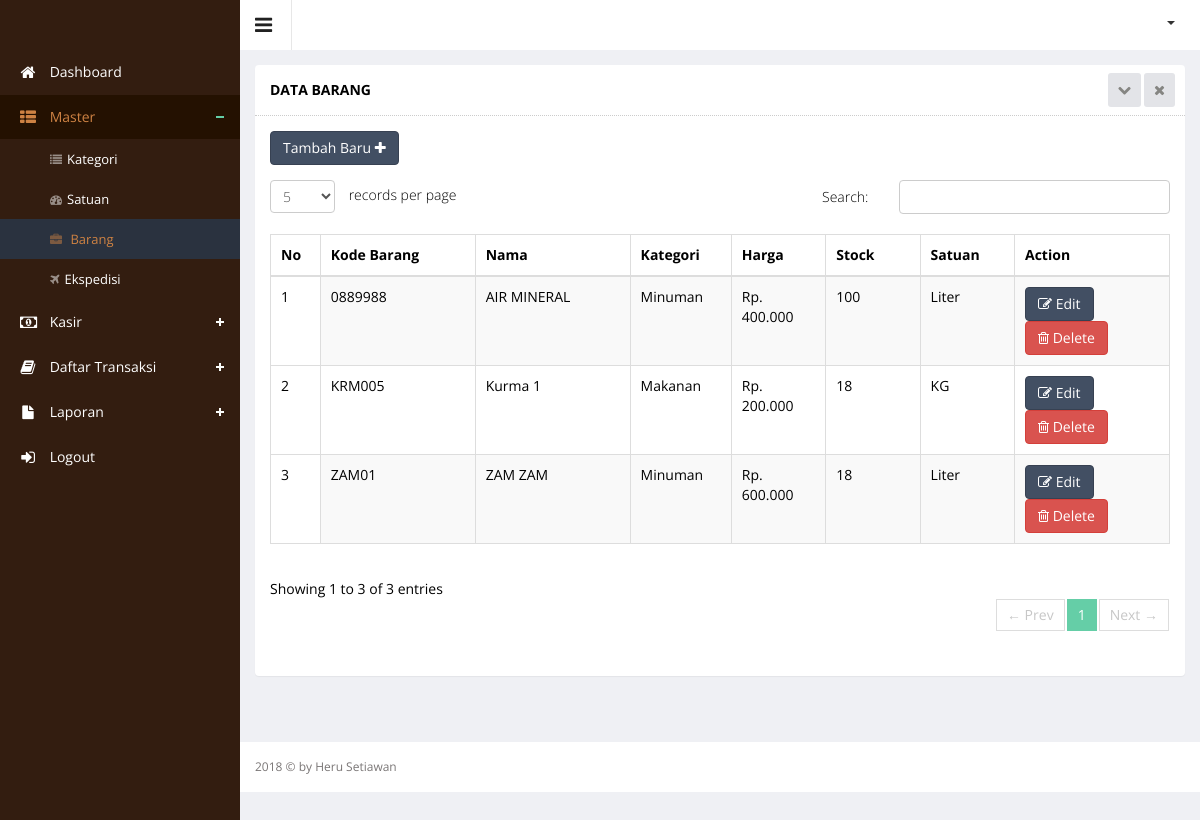
Page /index.php?hal=master/barang/list (signed in) on the committed database.
### tables this page shows
CREATE TABLE `barang` (
  `id` int(11) NOT NULL,
  `kdbrg` varchar(50) NOT NULL,
  `nmbrg` varchar(100) NOT NULL,
  `harga` int(11) NOT NULL,
  `stock` int(11) NOT NULL,
  `tanggal` datetime NOT NULL,
  `category_id` int(11) NOT NULL,
  `id_satuan` int(11) NOT NULL
);

CREATE TABLE `category` (
  `category_id` int(11) NOT NULL,
  `category_name` varchar(250) DEFAULT NULL,
  `category_status` enum('Y','N') DEFAULT NULL
);

CREATE TABLE `satuan` (
  `id_satuan` int(5) NOT NULL,
  `nmsatuan` varchar(50) NOT NULL
);

### master/barang/list.php (the view, shortened to what this page needs)
<div class="wrapper">
    <div class="row">
        <div class="col-sm-12">
            <section class="panel">
                <header class="panel-heading">
                    Data Barang
                    <span class="tools pull-right">
                        <a href="javascript:;" class="fa fa-chevron-down"></a>
                        <a href="javascript:;" class="fa fa-times"></a>
                     </span>
                </header>
                <div class="panel-body">
                    <div class="adv-table editable-table ">
                        <div class="clearfix">
                            <div class="btn-group">
                                <a href="?hal=master/barang/add">
                                    <button data-toggle="modal" class="btn btn-primary">
                                        Tambah Baru <i class="fa fa-plus"></i>
                                    </button>
                                </a>
                            </div>
                        </div>
                        <table class="table table-striped table-hover table-bordered" id="editable-sample">
                            <thead>
                            <tr>
                                <th width="5%">No</th>
                                <th width="15%">Kode Barang</th>
                                <th width="15%">Nama</th>
                                <th width="10%">Kategori</th>
                                <th width="10%">Harga</th>
                                <th width="10%">Stock</th>
                                <th width="10%">Satuan</th>
                                <th width="15%">Action</th>
                            </tr>
                            </thead>
                            <tbody>
                            <?php
                            $no = 1;
                            $queryProduct = $connect->query("SELECT barang.id, barang.kdbrg, barang.nmbrg, barang.harga, barang.stock, category.category_id, category.category_name, satuan.id_satuan, satuan.nmsatuan
                             FROM barang
                             JOIN category ON barang.category_id = category.category_id
                             JOIN satuan ON barang.id_satuan = satuan.id_satuan
                             ORDER BY id DESC
                             ");
                            while ($rowProduct = mysqli_fetch_array($queryProduct)) {
                                ?>
                                 <tr class="">
                                 	<td><?php echo $no++ ?></td>
                                    <td><?php echo $rowProduct['kdbrg'] ?></td>
                                    <td><?php echo $rowProduct['nmbrg'] ?></td>
                                    <td><?php echo $rowProduct['category_name'] ?></td>
                                    <td>Rp. <?php echo number_format($rowProduct['harga'], 0, ',', '.'); ?></td>
                                    <td><?php echo $rowProduct['stock'] ?></td>
                                    <td><?php echo $rowProduct['nmsatuan'] ?></td>
                                    <td>
                                        <a href="?hal=master/barang/edit&id=<?php echo $rowProduct['id']; ?>">
                                            <button class="btn btn-primary" type="submit"><i class="fa fa-edit"
                                                                                             aria-hidden="true"></i>
                                                Edit
                                            </button>
                                        </a>
                                        <a href="?hal=master/barang/list&hapus=<?php echo $rowProduct['id']; ?>">
                                        <button class="btn btn-danger" type="submit" name="hapus"><i
                                                        class="fa fa-trash-o"></i> Delete
                                            </button>
                                        </a>
                                    </td>
                                </tr>
                            <?php } ?>
                            </tbody>
                        </table>
                    </div>
                </div>
            </section>
        </div>
    </div>
</div>

### rows in the picture
barang: kdbrg "0889988", nmbrg "AIR MINERAL", category.category_name "Minuman", harga "400.000", stock "100", id_satuan.nmsatuan "Liter"
barang: kdbrg "KRM005", nmbrg "Kurma 1", category.category_name "Makanan", harga "200.000", stock "18", id_satuan.nmsatuan "KG"
barang: kdbrg "ZAM01", nmbrg "ZAM ZAM", category.category_name "Minuman", harga "600.000", stock "18", id_satuan.nmsatuan "Liter"
